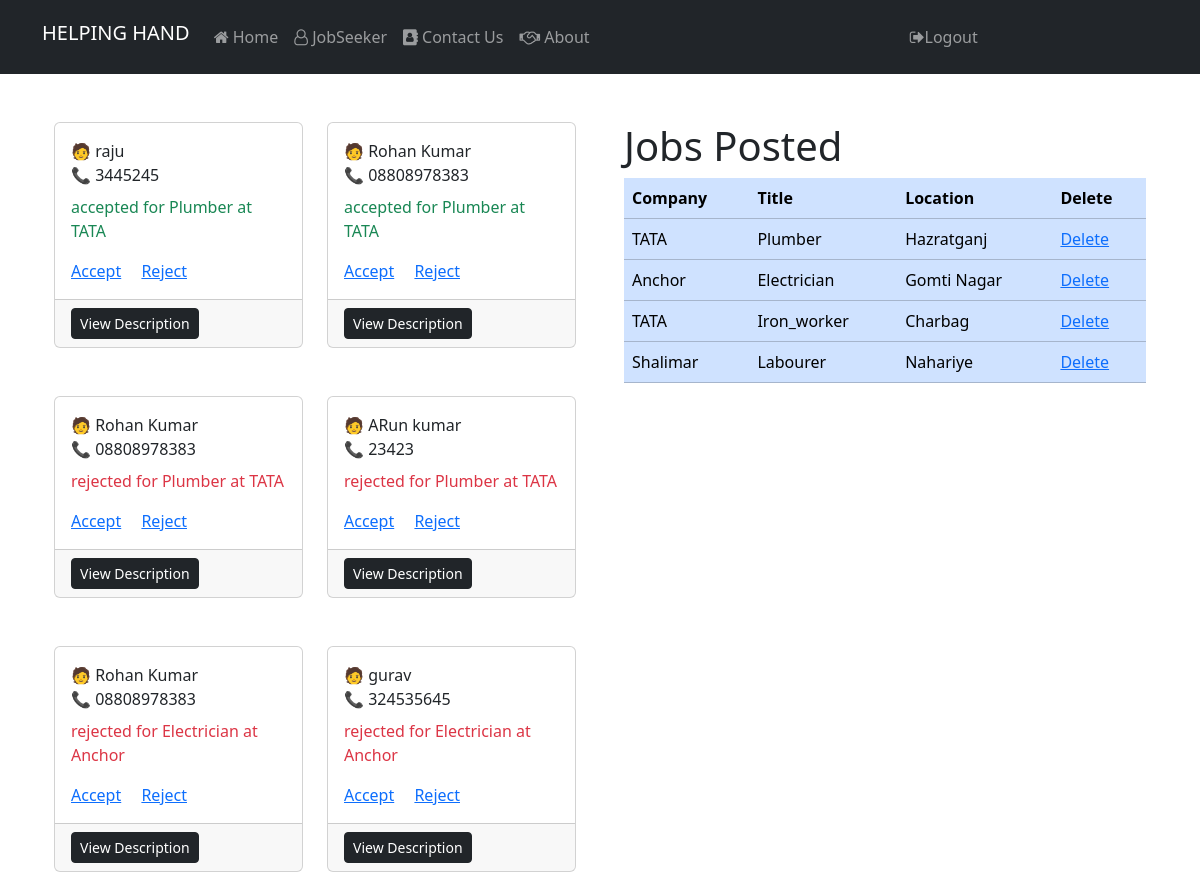
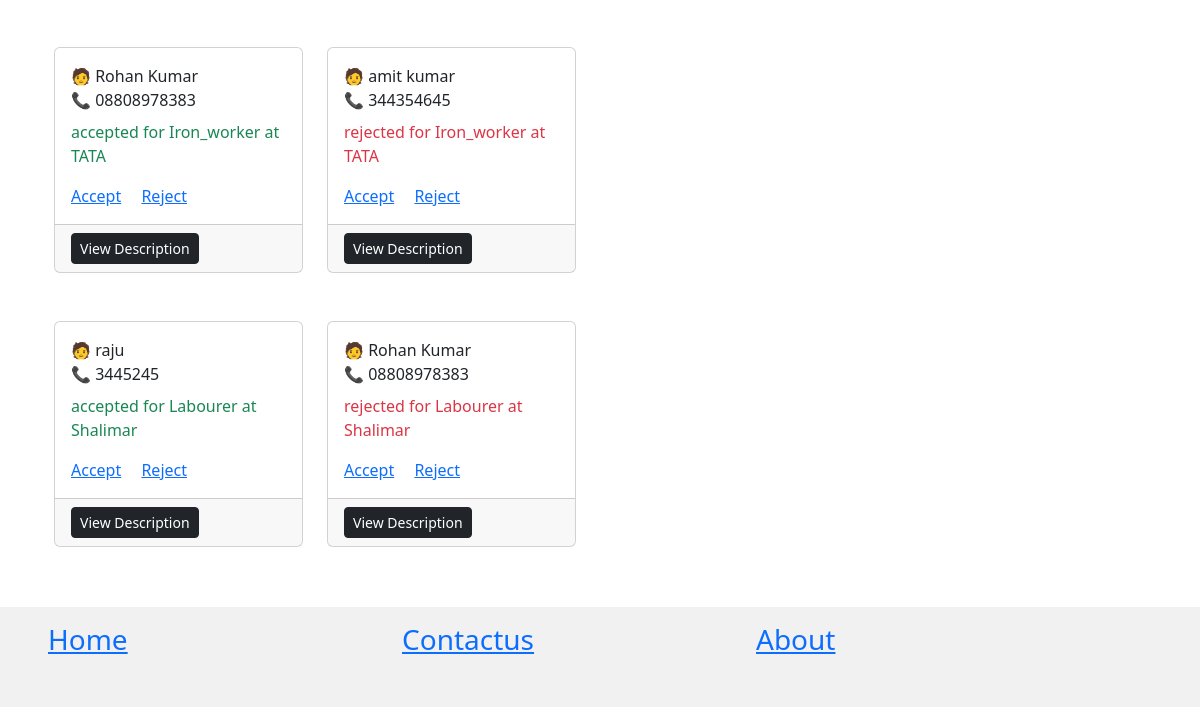
Before: /employer/applicants/ (signed in) with the older database file (2 pictures, top to bottom).
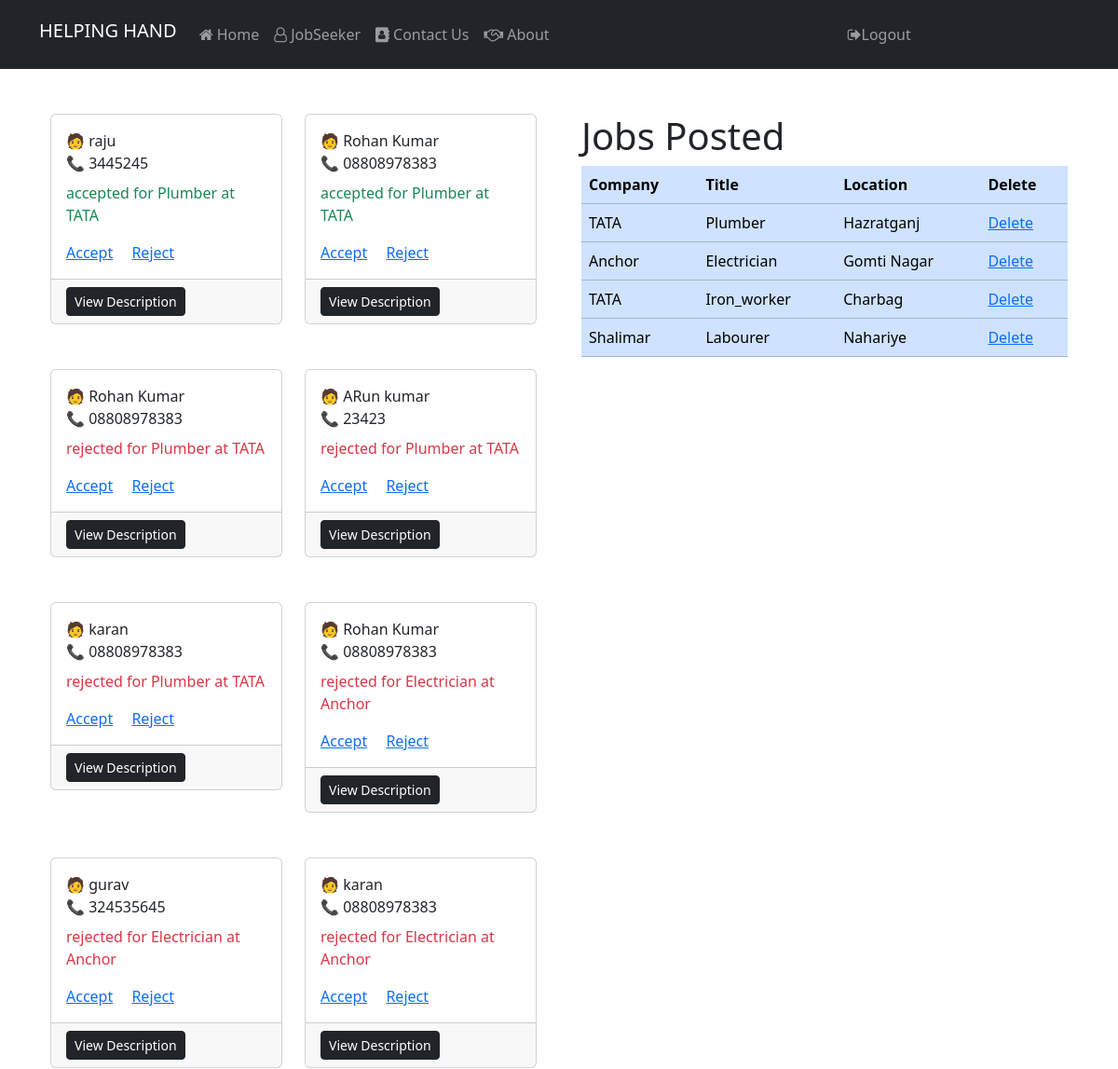
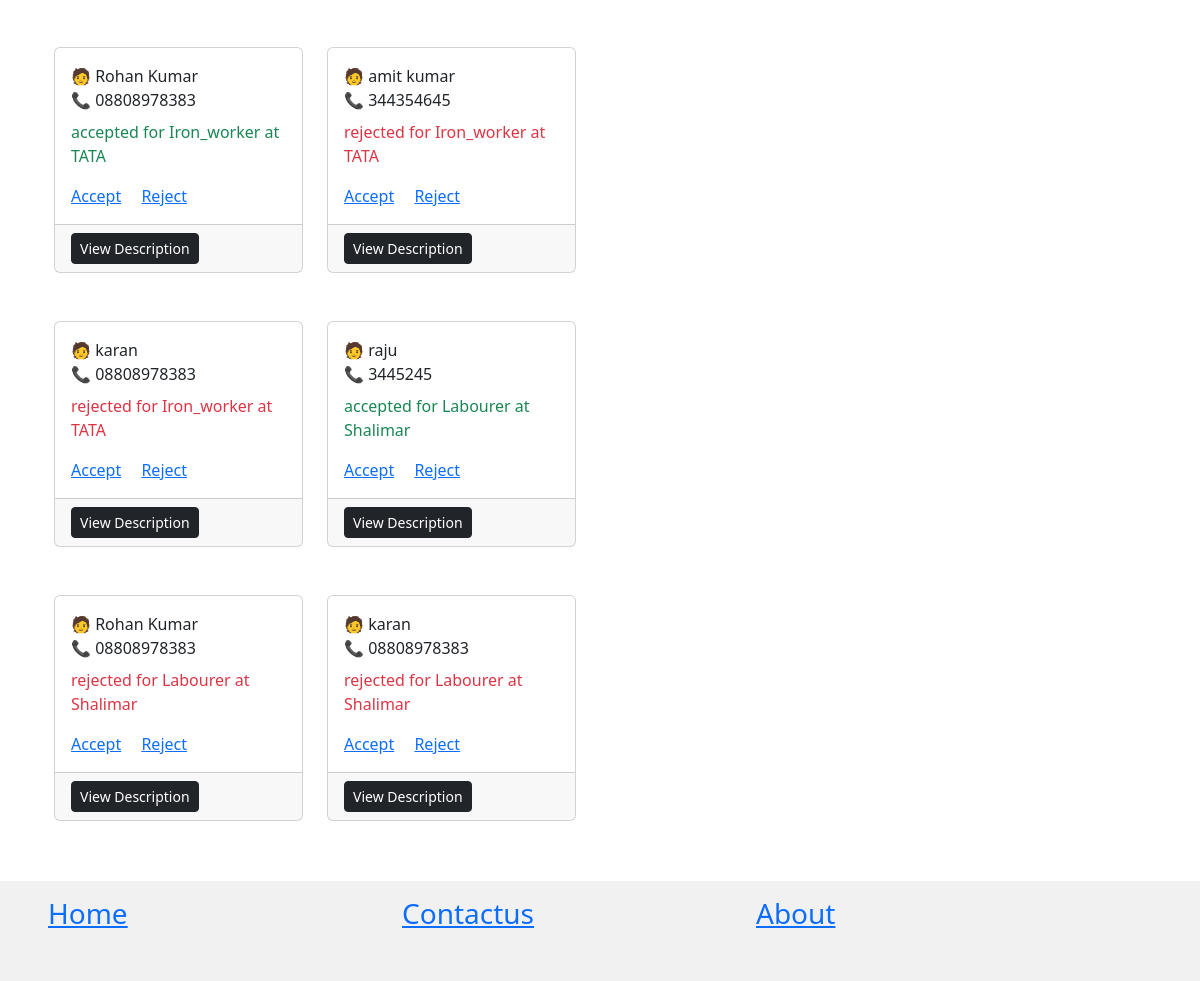
After: the same page with the newer database file (2 pictures, top to bottom).
### jobseeker/models.py (models this page shows, shortened)
class Application(models.Model):
    job = models.ForeignKey(Job, on_delete=models.CASCADE)
    person = models.ForeignKey(Person, on_delete=models.CASCADE)
    created_on = models.DateTimeField(auto_now_add=True)
    updated_on = models.DateTimeField(auto_now=True)
    accepted = models.BooleanField(default=False)

class Person(models.Model):
    user = models.ForeignKey(User, on_delete=models.CASCADE)
    image = models.ImageField(upload_to='images/', blank=False, null=True)
    name = models.CharField(max_length=50 )
    email = models.EmailField()
    phone = models.CharField(max_length=15 )
    address = models.TextField(blank=True, null=True, max_length=100)
    city = models.CharField(max_length=50)
    state = models.CharField(max_length=50)
    pincode = models.CharField(max_length=6)
    resume = models.FileField(upload_to='resume/', blank=True, null=True)
    education = models.CharField("Highest Education ", max_length=15 ,blank=True, null=True)
    created_on = models.DateTimeField(auto_now_add=True)
    updated_on = models.DateTimeField(auto_now=True)
    def __str__(self):
        return self.name

### employer/models.py (models this page shows)
class Job(models.Model):
    title = models.CharField(max_length=255)
    description = models.TextField()
    requirements = models.TextField(blank=True)
    location = models.CharField(max_length=255)
    company_name = models.CharField(max_length=255)
    company_website = models.URLField(blank=True)
    company_logo = models.ImageField(upload_to='job_logos/', blank=True)
    is_published = models.BooleanField(default=False)
    posted_date = models.DateTimeField(auto_now_add=True)
    user = models.ForeignKey(User, on_delete=models.CASCADE)
    def __str__(self):
        return self.title

### employer/views.py (the view)
# urls.py: path('applicants/', views.applicants, name='applicants'),
@login_required
def applicants(request):
    try:
        profile =Profile.objects.get(user=request.user)
        if profile.user_type == 'RC':
            try:
                employer = Employer.objects.filter(user=request.user).first()
                print('employer', employer)
                if employer is not None:
                    print(request.user)
                    jobs = Job.objects.filter(user=request.user)
                    applications = Application.objects.filter(job__user=request.user)
                    appl_counts = applications.count()
                    ctx = {
                        'appl': applications,
                        'counts': appl_counts,
                        'jobs': jobs,
                    }
                    return render(request, 'employer/applicants.html', ctx)
                else:
                    messages.error(request, 'you have not filled the employer form')
                    return redirect('employer_home')
            except Employer.DoesNotExist:
                messages.error(request, 'you have not filled the employer form')
                return redirect('employer_home')
        else:
            messages.error(request, 'you are not an employer')
            return redirect('/')
    except Profile.DoesNotExist:
        messages.error(request, 'you have not filled the profile form')
        return redirect('create_profile')
    return render(request, 'employer/applicants.html')

### templates/employer/applicants.html (shortened to what this page needs)
{% extends 'layout/base.html' %}
{% load static %}
{% load django_bootstrap5 %}
{% block content %}
<div class="container">
    <div class="row">
        <div class="col-md-6 mt-5">
            <div class="container-fluid">
                <div class="row">
                    {% for item in appl %}
                    <div class="col-md-6 mb-5">
                        <div class="card">
                            <div class="card-body">
                                <div class="card-title">
                                    🧑 {{item.person}}
                                    <br>📞 {{item.person.phone}}
                                </div>
                                <p class="">
                                    {% if item.accepted %}
                                    <span class="text-success">
                                        accepted for {{item.job}} at {{item.job.company_name}}
                                    </span>
                                    {% else %}
                                    <span class="text-danger">
                                        rejected for {{item.job}} at {{item.job.company_name}}
                                    </span>
                                    {% endif %}
                                </p>
                                <a href="{% url 'accept' item.id %}" class="card-link">Accept</a>
                                <a href="{% url 'reject' item.id %}" class="card-link">Reject</a>
                            </div>
                            <div class="card-footer">
                                <a class="btn btn-dark btn-sm" href="{% url 'job' item.id %}">View Description</a>
                            </div>
                        </div>
                    </div>
                    {% empty %}
                    <a href="{% url 'create_job' %}">Create New Job Post</a>
                    {% endfor %}
                </div>
            </div>
        </div>
        <div class="col-md-6 mt-5">
            <div class="container-fluid">
                <div class="row">
                    <div class="col-md-12">
                        <h1>Jobs Posted</h1>
                    </div>
                    <div class="table-responsive">
                        <table class="table table-primary">
                            <thead>
                                <tr>
                                    <th scope="col">Company</th>
                                    <th scope="col">Title</th>
                                    <th scope="col">Location</th>
                                    <th scope="col">Delete</th>
                                </tr>
                            </thead>
                            <tbody>
                                {% for j in jobs %}
                                <tr class="">
                                    <td scope="row">{{j.company_name}}</td>
                                    <td>{{j.title}}</td>
                                    <td>{{j.location}}</td>
                                    <td><a href="{% url 'delete_job' j.id %}">Delete</a></td>
                                </tr>
                                {% endfor %}
                            </tbody>
                        </table>
                    </div>
                </div>
            </div>
        </div>
    </div>
</div>
{% endblock %}

Changed rows visible on the page:
added Application: person "karan", person.phone "08808978383", job "Plumber", job.company_name "TATA"
added Application: person "karan", person.phone "08808978383", job "Electrician", job.company_name "Anchor"
added Application: person "karan", person.phone "08808978383", job "Iron_worker", job.company_name "TATA"
added Application: person "karan", person.phone "08808978383", job "Labourer", job.company_name "Shalimar"
